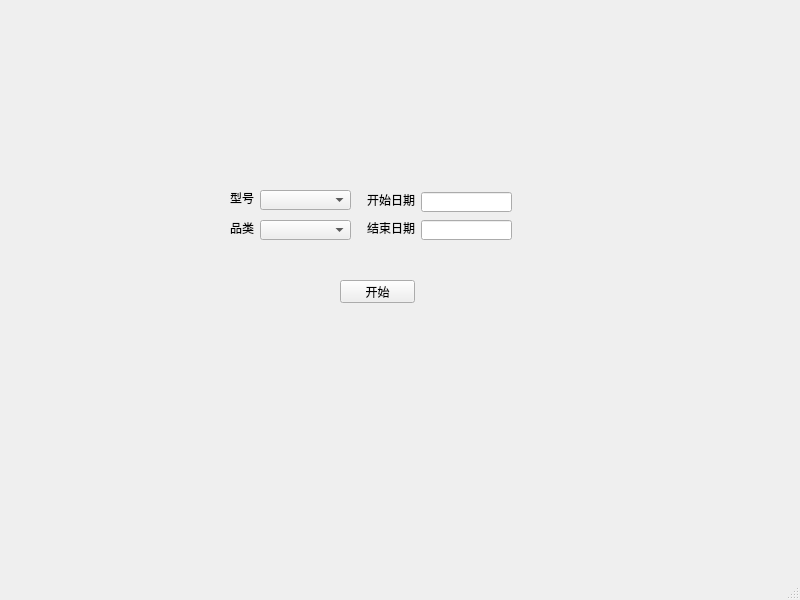
<?xml version="1.0" encoding="UTF-8"?>
<ui version="4.0">
 <class>MainWindow</class>
 <widget class="QMainWindow" name="MainWindow">
  <property name="geometry">
   <rect>
    <x>0</x>
    <y>0</y>
    <width>800</width>
    <height>600</height>
   </rect>
  </property>
  <property name="windowTitle">
   <string>MainWindow</string>
  </property>
  <widget class="QWidget" name="centralwidget">
   <widget class="QPushButton" name="pushButton">
    <property name="geometry">
     <rect>
      <x>340</x>
      <y>280</y>
      <width>75</width>
      <height>23</height>
     </rect>
    </property>
    <property name="text">
     <string>开始</string>
    </property>
   </widget>
   <widget class="QLabel" name="label">
    <property name="geometry">
     <rect>
      <x>230</x>
      <y>190</y>
      <width>24</width>
      <height>16</height>
     </rect>
    </property>
    <property name="text">
     <string>型号</string>
    </property>
   </widget>
   <widget class="QComboBox" name="comboBox">
    <property name="geometry">
     <rect>
      <x>260</x>
      <y>190</y>
      <width>91</width>
      <height>20</height>
     </rect>
    </property>
   </widget>
   <widget class="QLabel" name="label_3">
    <property name="geometry">
     <rect>
      <x>367</x>
      <y>192</y>
      <width>48</width>
      <height>16</height>
     </rect>
    </property>
    <property name="text">
     <string>开始日期</string>
    </property>
   </widget>
   <widget class="QLineEdit" name="lineEdit">
    <property name="geometry">
     <rect>
      <x>421</x>
      <y>192</y>
      <width>91</width>
      <height>20</height>
     </rect>
    </property>
   </widget>
   <widget class="QLineEdit" name="lineEdit_2">
    <property name="geometry">
     <rect>
      <x>421</x>
      <y>220</y>
      <width>91</width>
      <height>20</height>
     </rect>
    </property>
   </widget>
   <widget class="QLabel" name="label_2">
    <property name="geometry">
     <rect>
      <x>230</x>
      <y>220</y>
      <width>24</width>
      <height>16</height>
     </rect>
    </property>
    <property name="text">
     <string>品类</string>
    </property>
   </widget>
   <widget class="QComboBox" name="comboBox_2">
    <property name="geometry">
     <rect>
      <x>260</x>
      <y>220</y>
      <width>91</width>
      <height>20</height>
     </rect>
    </property>
   </widget>
   <widget class="QLabel" name="label_4">
    <property name="geometry">
     <rect>
      <x>367</x>
      <y>220</y>
      <width>48</width>
      <height>16</height>
     </rect>
    </property>
    <property name="text">
     <string>结束日期</string>
    </property>
   </widget>
  </widget>
  <widget class="QMenuBar" name="menubar">
   <property name="geometry">
    <rect>
     <x>0</x>
     <y>0</y>
     <width>800</width>
     <height>23</height>
    </rect>
   </property>
  </widget>
  <widget class="QStatusBar" name="statusbar"/>
 </widget>
 <resources/>
 <connections/>
</ui>
